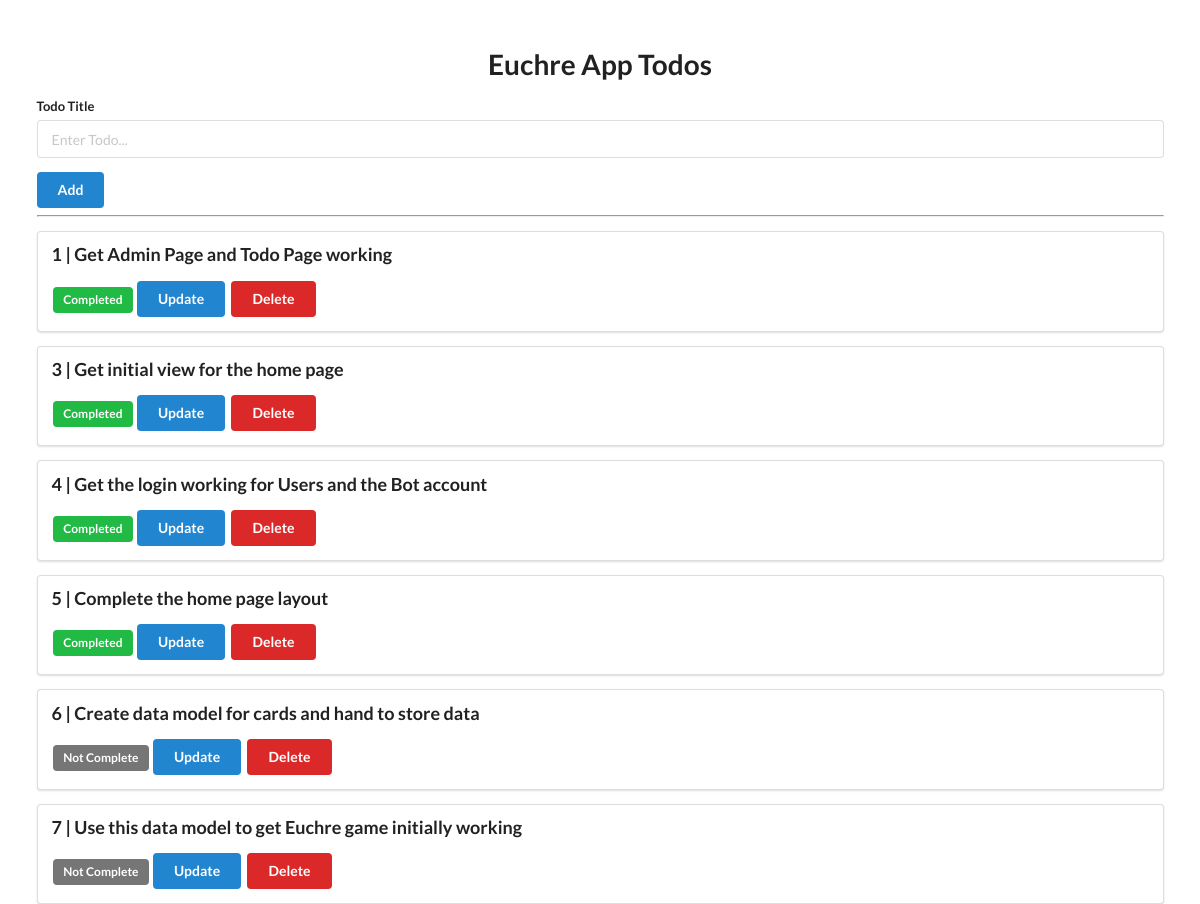
Before: /todolist/ with the older database file.
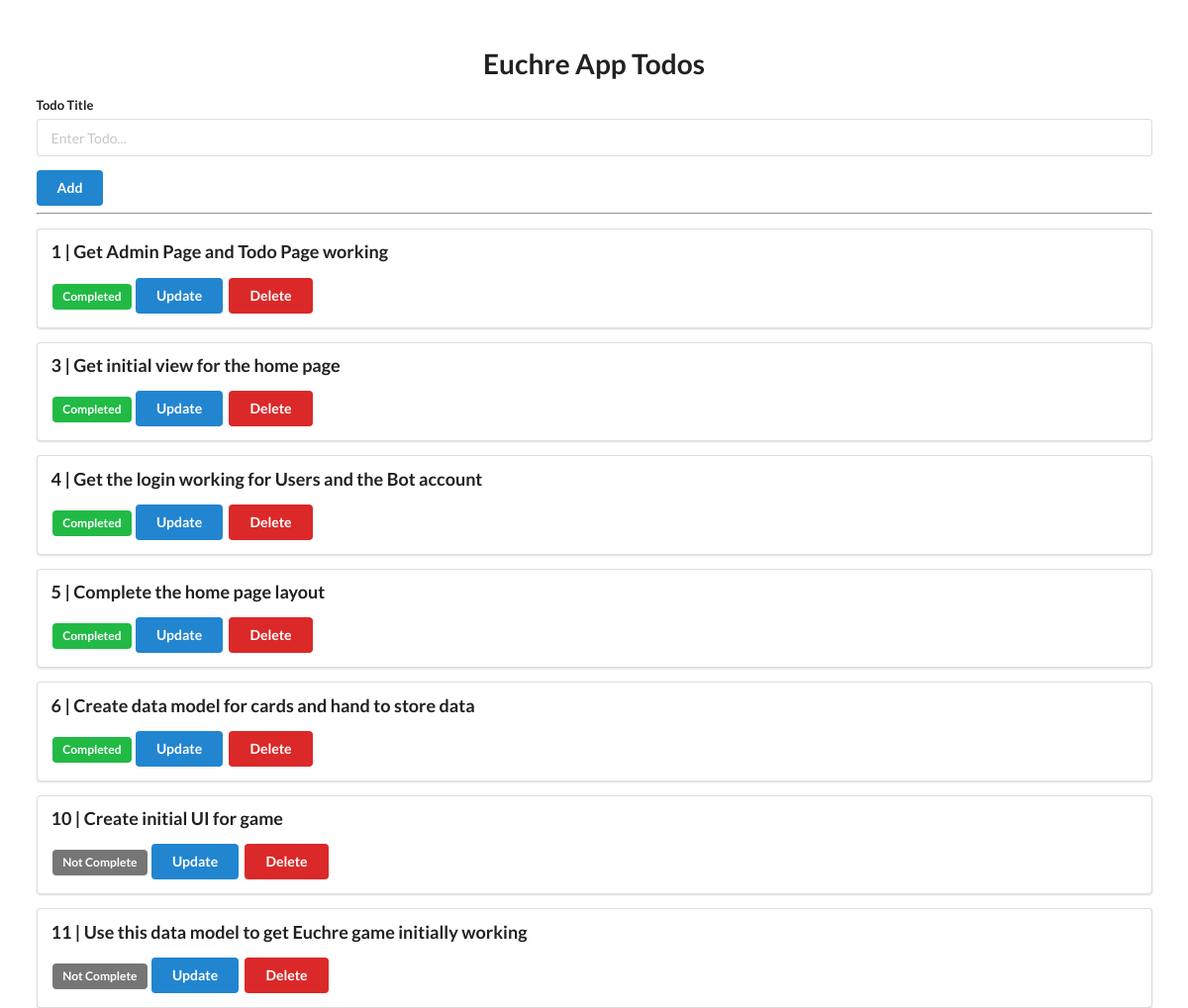
After: the same page with the newer database file.
### todolist/models.py (models this page shows, shortened)
class Todo(models.Model):
    title=models.CharField(max_length=350)
    complete=models.BooleanField(default=False)

### todolist/views.py (the view)
# urls.py: path('', views.index, name="index"),
def index(request):
    todos = Todo.objects.all()
    return render(request, "todos.html", {"todo_list": todos})

### templates/todos.html (shortened to what this page needs)
<!DOCTYPE html>
<html lang="en">
<head>
    <link rel="stylesheet" href="https://cdn.jsdelivr.net/npm/semantic-ui@2.4.2/dist/semantic.min.css">
</head>
<body>
    <div style="margin-top: 50px;" class="ui container">
        <h1 class="ui center aligned header">Euchre App Todos</h1>
        <form class="ui form" action="{% url 'add' %}" method="post">
            <div class="field">
                <label>Todo Title</label>
                <input type="text" name="title" placeholder="Enter Todo..."><br>
            </div>
            <button class="ui blue button" type="submit">Add</button>
        </form>
        <hr>
        {% for todo in todo_list %}
        <div class="ui segment">
            <p class="ui big header">{{ todo.id }} | {{ todo.title }}</p>
            {% if todo.complete == False %}
            <span class="ui grey label">Not Complete</span>
            {% else %}
            <span class="ui green label">Completed</span>
            {% endif %}
            <a class="ui blue button" href="{% url 'update' todo.id %}">Update</a>
            <a class="ui red button" href="{% url 'delete' todo.id %}">Delete</a>
        </div>
        {% endfor %}
    </div>
</body>
</html>

Changed rows visible on the page:
removed Todo: id "7", title "Use this data model to get Euchre game initially working", complete "Not Complete"
changed Todo "Create data model for cards and hand to store data": complete "Not Complete" → "Completed"
added Todo: id "10", title "Create initial UI for game", complete "Not Complete"
added Todo: id "11", title "Use this data model to get Euchre game initially working", complete "Not Complete"
